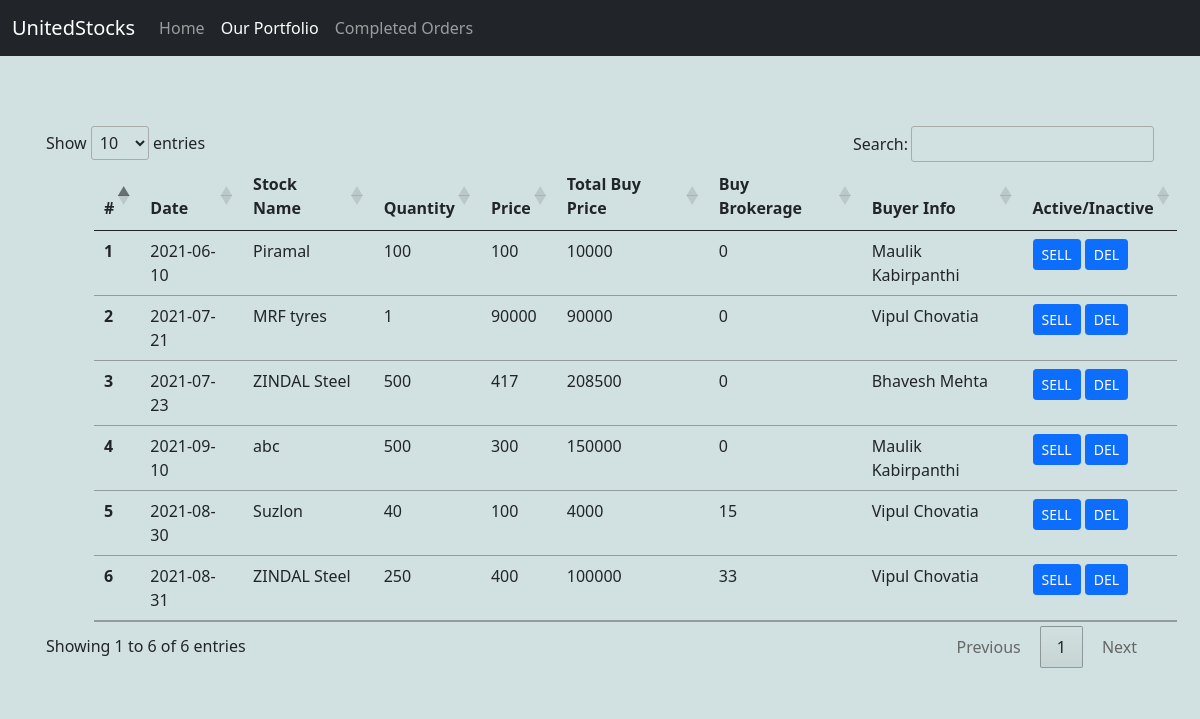
/Portfolio.php, run on the app's committed database.
### tables this page shows
CREATE TABLE `unitedstocks` (
  `id` int(11) NOT NULL,
  `BuyDate` date NOT NULL,
  `Stock Name` varchar(100) NOT NULL,
  `Quantity` int(100) NOT NULL,
  `Price` double NOT NULL,
  `Buy Brokerage` double NOT NULL,
  `Buyer Info` varchar(50) NOT NULL,
  `Status` int(10) NOT NULL
);

### Portfolio.php (the view, shortened to what this page needs)
<?php
  include('conn.php');
?>
<!doctype html>
<html lang="en">
  <head>
    <link href="https://cdn.jsdelivr.net/npm/bootstrap@5.0.2/dist/css/bootstrap.min.css" rel="stylesheet">
    <link href="//cdn.datatables.net/1.10.25/css/jquery.dataTables.min.css" rel="stylesheet">
  </head>
  <body>
  <nav class="navbar navbar-expand-lg navbar-dark bg-dark">
        <div class="container-fluid">
            <a class="navbar-brand" href="#">UnitedStocks</a>
            <div class="collapse navbar-collapse" id="navbarNav">
            <ul class="navbar-nav">
                <li class="nav-item">
                <a class="nav-link" aria-current="page" href="index.php">Home</a>
                </li>
                <li class="nav-item">
                <a class="nav-link active" href="Portfolio.php">Our Portfolio</a>
                </li>
                <li class="nav-item">
                <a class="nav-link" href="CompletedOrders.php">Completed Orders</a>
                </li>
            </ul>
            </div>
        </div>
    </nav>
    <br>
    <table class="table mx-5 mt-6" id="myTable">
  <thead>
    <tr>
      <th scope="col">#</th>
      <th scope="col">Date</th>
      <th scope="col">Stock Name</th>
      <th scope="col">Quantity</th>
      <th scope="col">Price</th>
      <th scope="col">Total Buy Price</th>
      <th scope="col">Buy Brokerage</th>
      <th scope="col">Buyer Info</th>
      <th scope="col">Active/Inactive</th>
    </tr>
  </thead>
  <tbody>
      <?php
      $sql="SELECT * FROM unitedstocks WHERE Status='1'";
      $result=$conn->query($sql);
      if($result->num_rows>0){
          $id=1;
          while($row = $result->fetch_assoc()){
      ?>
    <tr>
      <th scope="row"><?php echo $id?></th>
      <td><?php echo $row['BuyDate']; ?></td>
      <td><?php echo $row['Stock Name']; ?></td>
      <td><?php echo $row['Quantity']; ?></td>
      <td><?php echo $row['Price']; ?></td>
      <td><?php echo $row['Price'] * $row['Quantity']; ?></td>
      <td><?php echo $row['Buy Brokerage']; ?></td>
      <td><?php echo $row['Buyer Info']; ?></td>
      <td> <a class="btn btn-primary btn-sm" href="Sold.php?sid=<?php echo $row['id'];?>">SELL</a>
      <a class="btn btn-primary btn-sm" href="Portfolio.php?did=<?php echo $row['id'];?>">DEL</a></td>
    </tr>
    <?php
        $id++;
        }
        }
    ?>
  </tbody>
</table>
  </body>
</html>

### Portfolio.php (style rules this page uses)
body { background:rgb(209, 224, 224); }
#myTable { width:98% !important; }

### data on the page
unitedstocks: BuyDate "2021-06-10", Stock Name "Piramal", Quantity "100", Price "100", $row['Price'] * $row['Quantity'] "10000", Buy Brokerage "0", Buyer Info "Maulik Kabirpanthi"
unitedstocks: BuyDate "2021-07-21", Stock Name "MRF tyres", Quantity "1", Price "90000", $row['Price']*$row['Quantity'] "90000", Buy Brokerage "0", Buyer Info "Vipul Chovatia"
unitedstocks: BuyDate "2021-07-23", Stock Name "ZINDAL Steel", Quantity "500", Price "417", $row['Price'] * $row['Quantity'] "208500", Buy Brokerage "0", Buyer Info "Bhavesh Mehta"
unitedstocks: BuyDate "2021-09-10", Stock Name "abc", Quantity "500", Price "300", $row['Price'] * $row['Quantity'] "150000", Buy Brokerage "0", Buyer Info "Maulik Kabirpanthi"
unitedstocks: BuyDate "2021-08-30", Stock Name "Suzlon", Quantity "40", Price "100", $row['Price'] * $row['Quantity'] "4000", Buy Brokerage "15", Buyer Info "Vipul Chovatia"
unitedstocks: BuyDate "2021-08-31", Stock Name "ZINDAL Steel", Quantity "250", Price "400", $row['Price'] * $row['Quantity'] "100000", Buy Brokerage "33", Buyer Info "Vipul Chovatia"
